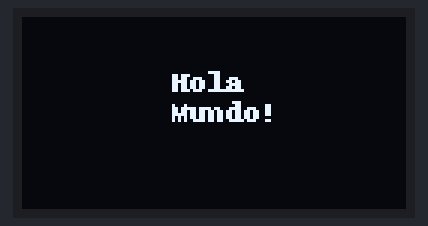
Recording of a program running on a simulated Raspberry Pi (BCM pin numbers). Parts: 128×64 one-colour display. At 60.1 s the program stops and its outputs stay as they are.

Above: at 0.2 s.

Measured:
- what the display in image 0 shows lasts 60.0 s, from 0.1 s to 60.1 s

The program:

oled.py
```python
from board import SCL, SDA
import busio
from PIL import Image, ImageDraw, ImageFont
import adafruit_ssd1306
import time

i2c = busio.I2C(SCL, SDA)
disp = adafruit_ssd1306.SSD1306_I2C(128, 64, i2c)

disp.fill(0)
disp.show()

image = Image.new('1', (128, 64))

draw = ImageDraw.Draw(image)

font = ImageFont.load_default()

#  Escribe 2 lineas texto
draw.text((50, 16),    'Hola',  font=font, fill=255)
draw.text((50, 26), 'Mundo!', font=font, fill=255)

# Muestra Texto
disp.image(image)
disp.show()
time.sleep(60)
disp.fill(0)
disp.show()
```
